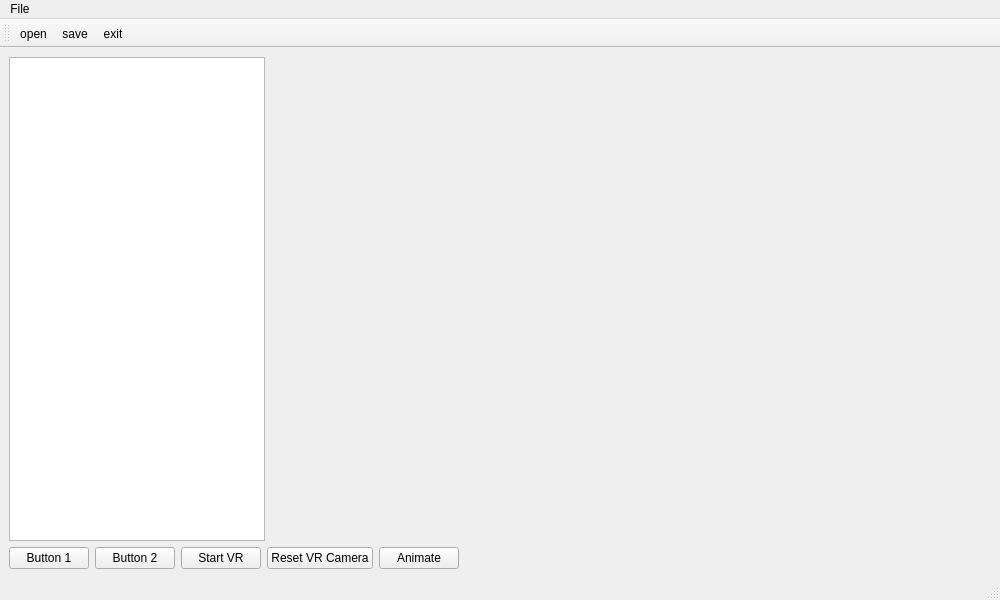
<?xml version="1.0" encoding="UTF-8"?>
<ui version="4.0">
 <class>MainWindow</class>
 <widget class="QMainWindow" name="MainWindow">
  <property name="geometry">
   <rect>
    <x>0</x>
    <y>0</y>
    <width>1000</width>
    <height>600</height>
   </rect>
  </property>
  <property name="windowTitle">
   <string>MainWindow</string>
  </property>
  <widget class="QWidget" name="rightpanel">
   <layout class="QVBoxLayout" name="verticalLayout">
    <item>
     <layout class="QHBoxLayout" name="horizontalLayout">
      <item>
       <widget class="QTreeView" name="treeView">
        <property name="contextMenuPolicy">
         <enum>Qt::ContextMenuPolicy::ActionsContextMenu</enum>
        </property>
        <property name="minimumSize">
         <size>
          <width>250</width>
          <height>0</height>
         </size>
        </property>
        <property name="maximumSize">
         <size>
          <width>300</width>
          <height>16777215</height>
         </size>
        </property>
       </widget>
      </item>
      <item>
       <widget class="QWidget" name="vtkPlaceholder" native="true">
        <property name="enabled">
         <bool>true</bool>
        </property>
        <property name="minimumSize">
         <size>
          <width>400</width>
          <height>400</height>
         </size>
        </property>
        <property name="sizePolicy">
         <sizepolicy hsizetype="Expanding" vsizetype="Expanding">
          <horstretch>1</horstretch>
          <verstretch>0</verstretch>
         </sizepolicy>
        </property>
       </widget>
      </item>
     </layout>
    </item>
    <item>
     <layout class="QHBoxLayout" name="horizontalLayout_2">
      <item>
       <widget class="QPushButton" name="Button1">
        <property name="text">
         <string>Button 1</string>
        </property>
       </widget>
      </item>
      <item>
       <widget class="QPushButton" name="Button2">
        <property name="text">
         <string>Button 2</string>
        </property>
       </widget>
      </item>
		 <item>
			 <widget class="QPushButton" name="ButtonVR">
				 <property name="text">
					 <string>Start VR</string>
				 </property>
			 </widget>
		 </item>
      <item>
       <widget class="QPushButton" name="ButtonResetVR">
        <property name="text">
         <string>Reset VR Camera</string>
        </property>
       </widget>
      </item>
      <item>
       <widget class="QPushButton" name="ButtonAnimate">
        <property name="text">
         <string>Animate</string>
        </property>
       </widget>
      </item>
      <item>
       <spacer name="horizontalSpacer">
        <property name="orientation">
         <enum>Qt::Orientation::Horizontal</enum>
        </property>
        <property name="sizeHint" stdset="0">
         <size>
          <width>40</width>
          <height>20</height>
         </size>
        </property>
       </spacer>
      </item>
     </layout>
    </item>
   </layout>
  </widget>
  <widget class="QMenuBar" name="menubar">
   <property name="geometry">
    <rect>
     <x>0</x>
     <y>0</y>
     <width>1000</width>
     <height>25</height>
    </rect>
   </property>
   <widget class="QMenu" name="menuFile">
    <property name="title">
     <string>File</string>
    </property>
    <addaction name="actionOpen"/>
    <addaction name="actionOpenDirectory"/>
    <addaction name="actionSave"/>
    <addaction name="actionExit"/>
   </widget>
   <addaction name="menuFile"/>
  </widget>
  <widget class="QStatusBar" name="statusbar"/>
  <widget class="QToolBar" name="mainToolBar">
   <property name="windowTitle">
    <string>toolBar</string>
   </property>
   <property name="iconSize">
    <size>
     <width>30</width>
     <height>30</height>
    </size>
   </property>
   <attribute name="toolBarArea">
    <enum>TopToolBarArea</enum>
   </attribute>
   <attribute name="toolBarBreak">
    <bool>false</bool>
   </attribute>
   <addaction name="actionOpen"/>
   <addaction name="actionSave"/>
   <addaction name="actionExit"/>
  </widget>
  <action name="actionOpen">
   <property name="icon">
    <iconset>
     <normaloff>:/icons/icons/Open.png</normaloff>:/icons/icons/Open.png</iconset>
   </property>
   <property name="text">
    <string>open</string>
   </property>
   <property name="visible">
    <bool>true</bool>
   </property>
   <property name="menuRole">
    <enum>QAction::MenuRole::NoRole</enum>
   </property>
  </action>
  <action name="actionSave">
   <property name="icon">
    <iconset>
     <normaloff>:/icons/icons/Save.png</normaloff>:/icons/icons/Save.png</iconset>
   </property>
   <property name="text">
    <string>save</string>
   </property>
   <property name="menuRole">
    <enum>QAction::MenuRole::NoRole</enum>
   </property>
  </action>
  <action name="actionExit">
   <property name="icon">
    <iconset>
     <normaloff>:/icons/icons/Exit.png</normaloff>:/icons/icons/Exit.png</iconset>
   </property>
   <property name="text">
    <string>exit</string>
   </property>
   <property name="menuRole">
    <enum>QAction::MenuRole::NoRole</enum>
   </property>
  </action>
  <action name="actionOpenDirectory">
   <property name="text">
    <string>Open Directory</string>
   </property>
   <property name="menuRole">
    <enum>QAction::MenuRole::NoRole</enum>
   </property>
  </action>
  <action name="actionItem_Options">
   <property name="text">
    <string>Item Options</string>
   </property>
   <property name="menuRole">
    <enum>QAction::MenuRole::NoRole</enum>
   </property>
  </action>
 </widget>
 <resources>
  <include location="resources.qrc"/>
 </resources>
 <connections/>
</ui>
